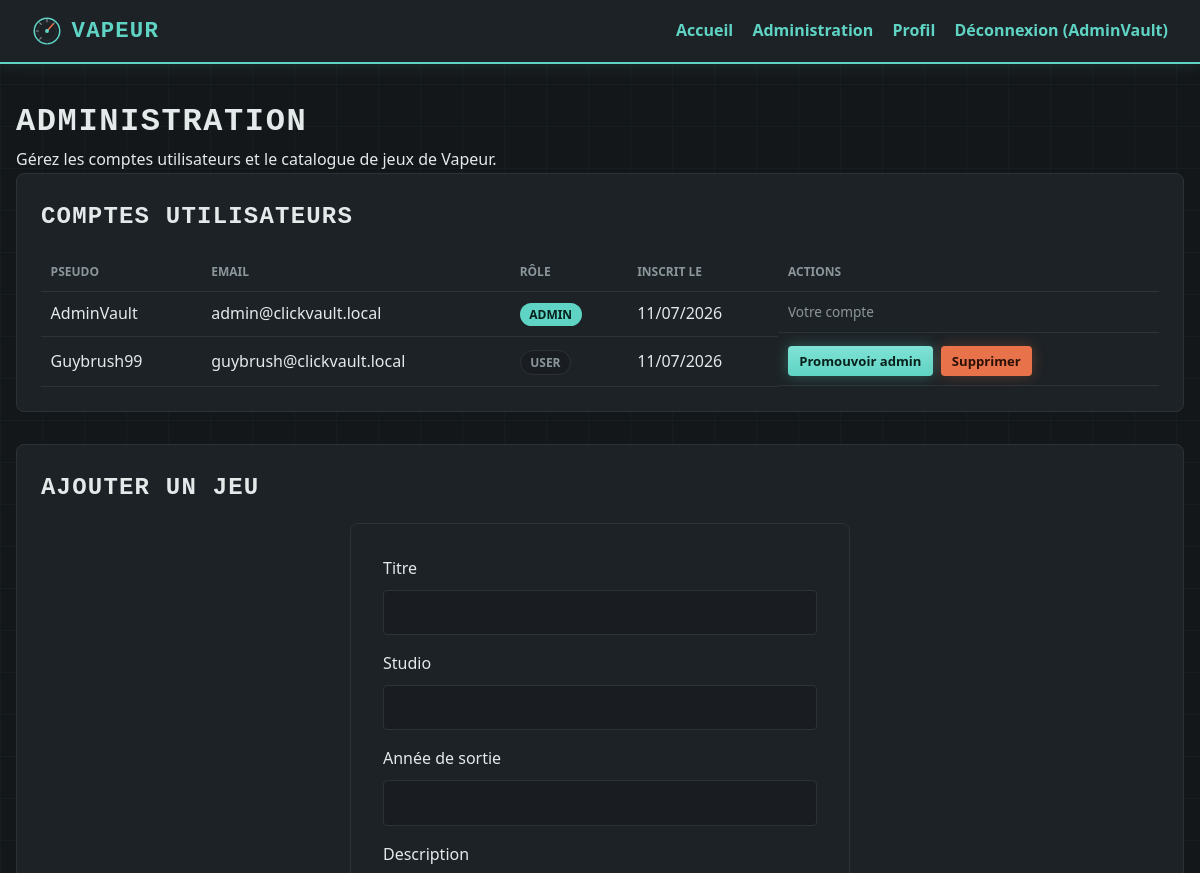
The page /admin.php (signed in, upper part) on the database as committed earlier.
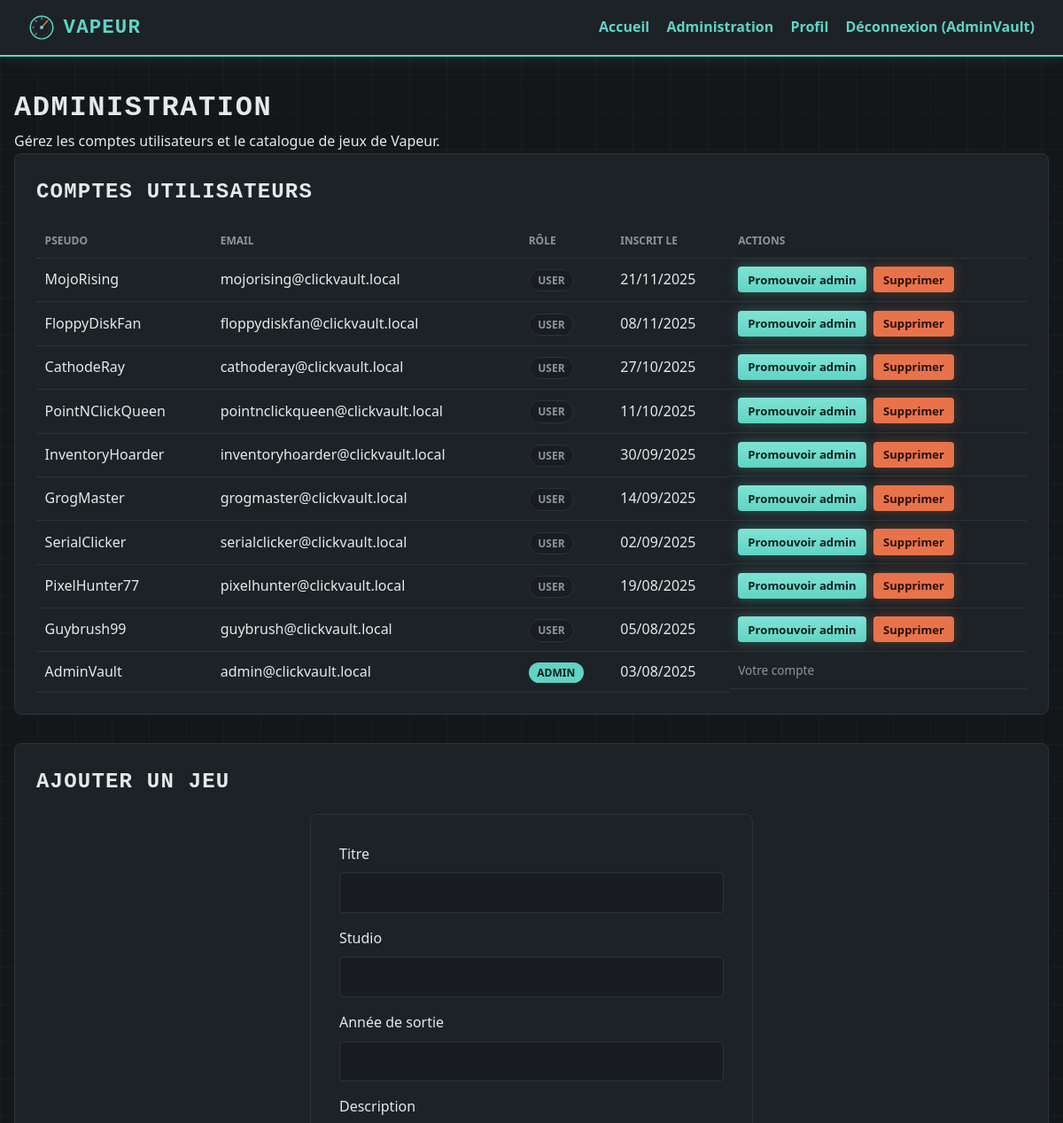
The same page on the database as committed later.
### tables this page shows
CREATE TABLE `users` (
  `id_user` int(11) NOT NULL,
  `username` varchar(50) NOT NULL,
  `email` varchar(150) NOT NULL,
  `password` varchar(255) NOT NULL,
  `role` enum('user','admin') NOT NULL DEFAULT 'user',
  `created_at` datetime NOT NULL DEFAULT CURRENT_TIMESTAMP
);

### fonction/fonctions.php (called while the page is built, shortened)
<?php
function obtenirUtilisateurs(PDO $pdo): array
{
    $requete = $pdo->query('SELECT id_user, username, email, role, created_at FROM users ORDER BY created_at DESC');
    $utilisateurs = array();
    while ($ligne = $requete->fetch()) {
        $utilisateurs[] = $ligne;
    }
    return $utilisateurs;
}

### admin.php (the view, shortened to what this page needs)
<?php
require_once 'parametrage/param.php';
require_once 'fonction/fonctions.php';
$jeuEnEdition = null;
$utilisateurs = obtenirUtilisateurs($pdo);
$titreForm = isset($jeuEnEdition['title']) ? $jeuEnEdition['title'] : '';
$developpeurForm = isset($jeuEnEdition['developer']) ? $jeuEnEdition['developer'] : '';
$anneeSortieForm = isset($jeuEnEdition['release_year']) ? $jeuEnEdition['release_year'] : '';
include 'header.php';
?>
<h1>Administration</h1>
<p>Gérez les comptes utilisateurs et le catalogue de jeux de <?= SITE_NAME ?>.</p>
<section class="admin-section">
    <h2>Comptes utilisateurs</h2>
    <div class="table-wrap">
        <table class="admin-table">
            <thead>
                <tr>
                    <th>Pseudo</th>
                    <th>Email</th>
                    <th>Rôle</th>
                    <th>Inscrit le</th>
                    <th>Actions</th>
                </tr>
            </thead>
            <tbody>
                <?php foreach ($utilisateurs as $utilisateur) { ?>
                    <tr>
                        <td><?= htmlspecialchars($utilisateur['username']) ?></td>
                        <td><?= htmlspecialchars($utilisateur['email']) ?></td>
                        <td><span class="badge badge-<?= htmlspecialchars($utilisateur['role']) ?>"><?= htmlspecialchars($utilisateur['role']) ?></span></td>
                        <td><?= date('d/m/Y', strtotime($utilisateur['created_at'])) ?></td>
                        <td class="admin-actions">
                            <?php if ((int)$utilisateur['id_user'] !== (int)$_SESSION['id_user']) { ?>
                                <?php if ($utilisateur['role'] === 'user') { ?>
                                    <form method="POST" action="admin.php">
                                        <button type="submit" class="btn btn-small">Promouvoir admin</button>
                                    </form>
                                <?php } ?>
                                <form method="POST" action="admin.php" data-confirm="Supprimer définitivement ce compte ?">
                                    <button type="submit" class="btn btn-small btn-danger">Supprimer</button>
                                </form>
                            <?php } else { ?>
                                <span class="muted">Votre compte</span>
                            <?php } ?>
                        </td>
                    </tr>
                <?php } ?>
            </tbody>
        </table>
    </div>
</section>
<section class="admin-section">
    <h2><?= $jeuEnEdition ? 'Modifier un jeu' : 'Ajouter un jeu' ?></h2>
    <form method="POST" action="admin.php" enctype="multipart/form-data">
        <div class="form-group">
            <label for="titre">Titre</label>
            <input type="text" id="titre" name="titre" value="<?= htmlspecialchars($titreForm) ?>" required>
        </div>
        <div class="form-group">
            <label for="developpeur">Studio</label>
            <input type="text" id="developpeur" name="developpeur" value="<?= htmlspecialchars($developpeurForm) ?>" required>
        </div>
        <div class="form-group">
            <label for="anneeSortie">Année de sortie</label>
            <input type="number" id="anneeSortie" name="anneeSortie" min="1970" max="2100" value="<?= htmlspecialchars($anneeSortieForm) ?>" required>
        </div>
        <div class="form-group">
            <label for="description">Description</label>
        </div>
    </form>
</section>
<?php include 'footer.php'; ?>

Rows that differ between the two databases and show on the page:
added users: username "MojoRising", email "mojorising@clickvault.local", role "USER", created_at "21/11/2025"
added users: username "FloppyDiskFan", email "floppydiskfan@clickvault.local", role "USER", created_at "08/11/2025"
added users: username "CathodeRay", email "cathoderay@clickvault.local", role "USER", created_at "27/10/2025"
added users: username "PointNClickQueen", email "pointnclickqueen@clickvault.local", role "USER", created_at "11/10/2025"
added users: username "InventoryHoarder", email "inventoryhoarder@clickvault.local", role "USER", created_at "30/09/2025"
added users: username "GrogMaster", email "grogmaster@clickvault.local", role "USER", created_at "14/09/2025"
added users: username "SerialClicker", email "serialclicker@clickvault.local", role "USER", created_at "02/09/2025"
added users: username "PixelHunter77", email "pixelhunter@clickvault.local", role "USER", created_at "19/08/2025"
changed users "Guybrush99": created_at "11/07/2026" → "05/08/2025"; moves up the list
changed users "AdminVault": created_at "11/07/2026" → "03/08/2025"
